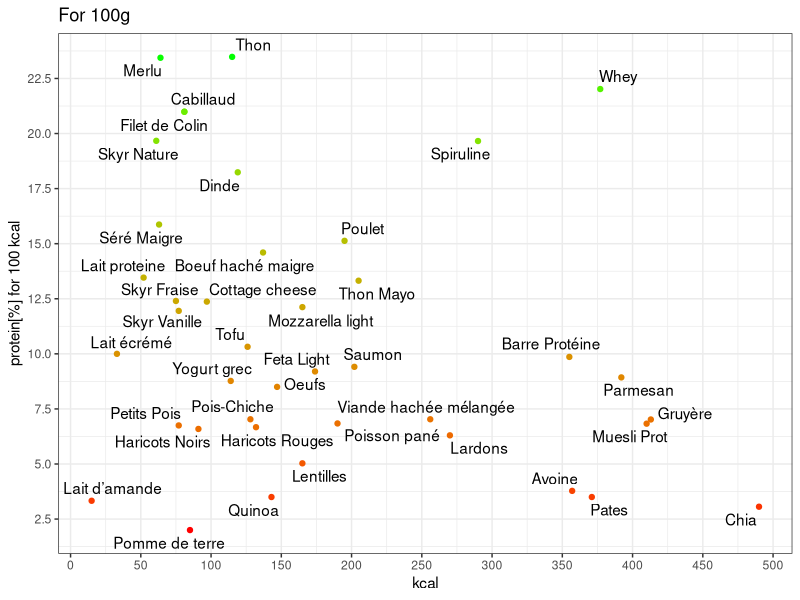
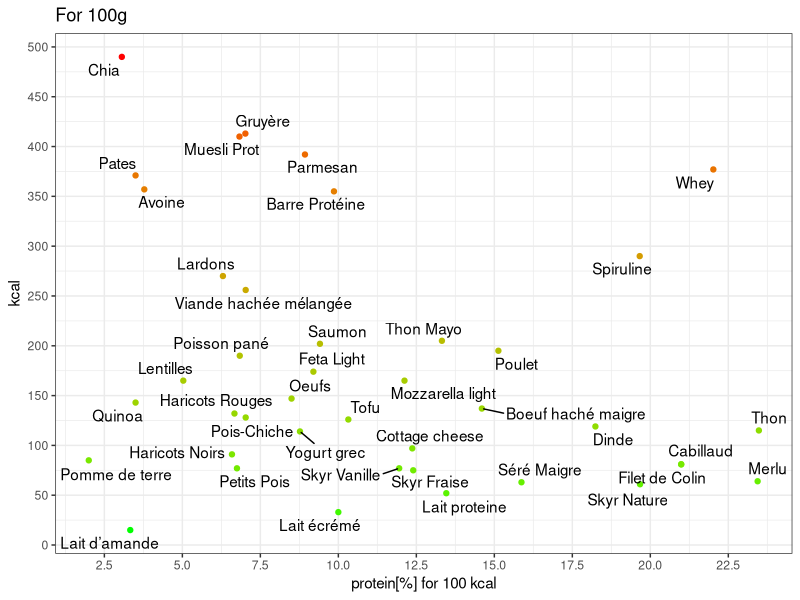

Write R code to recreate these figures, in order.
# Load necessary libraries
library(tidyverse)  # Collection of data manipulation and visualization packages
library(lubridate)  # Package for working with date and time objects
library(modelr)     # Tools for modeling and visualization
library(splines)    # Package for spline functions and interpolation
library(knitr)      # Package for creating dynamic reports
library(ggrepel)    # Package for geom_text_repel() function
theme_set(theme_bw())  # Set a black-and-white theme for plots

options(digits=4)                 # Set the number of digits to display in numeric outputs
options(dplyr.summarise.inform=F) # Suppress dplyr summarise() messages

rm(list = ls())   # Clear the environment to start with a clean slate
cat("\014")       # Clear the console output

# Read data from a CSV file named "prot.csv" into a data frame called 'df'
df <- read_csv2("prot.csv", show_col_types = FALSE)

## La question est de savoir quel produit donne le plus de prot pour une quantité fixe de calories
# (The question is to know which product provides the most protein for a fixed amount of calories.)

df %>% arrange(desc(perc_prot)) %>% kable()

# Create a scatter plot using ggplot2
scatter_plot1 <- df %>% 
  ggplot() +
  geom_point(aes(x = kcal, y = perc_prot, color = perc_prot)) +    # Add points to the plot with kcal on x-axis and perc_prot on y-axis
  geom_text_repel(aes(x = kcal, y = perc_prot, label = name), force = 6) +  # Add text labels using geom_text_repel
  scale_x_continuous(n.breaks = 10) +
  scale_y_continuous(n.breaks = 10) +
  scale_color_gradient(low = 'red',high = "green") +
  theme(legend.position = "none") +    
  labs(y = "protein[%] for 100 kcal", x = "kcal", title = "For 100g")       # Add labels to the axes and title to the plot

scatter_plot2 <- df %>% 
  ggplot() +
  geom_point(aes(x = perc_prot, y = kcal, color = kcal)) +    # Add points to the plot with kcal on x-axis and perc_prot on y-axis
  geom_text_repel(aes(x = perc_prot, y = kcal, label = name), force = 6) +  # Add text labels using geom_text_repel
  scale_x_continuous(n.breaks = 10) +
  scale_y_continuous(n.breaks = 10) +
  scale_color_gradient(low = 'green',high = "red") +
  theme(legend.position = "none") +    
  labs(x = "protein[%] for 100 kcal", y = "kcal", title = "For 100g")       # Add labels to the axes and title to the plot


scatter_plot1
scatter_plot2  # Display the scatter plot

# Save the plot in the working directory as a PNG file
ggsave(filename = "scatter_plot1.png", plot = scatter_plot1, width = 10, height = 10, dpi = 600)
ggsave(filename = "scatter_plot2.png", plot = scatter_plot2, width = 10, height = 10, dpi = 600)

# Save the scatter plot as a PNG file with specified dimensions and resolution (width=10, height=10, dpi=600)


### Interpretation : 
# Axis, 
# the more you go to the right, the more protein dense the food is 
# the more you go up, the more the more calories dense the food is 

# therefore : 
# bottom right are the food with the most protein per calorie, that are low in calorie for 100g
# top right are the food with the most protein per calorie, that are high in calorie for 100g
# bottom left are the food with the least protein per calorie, that are low in calorie for 100g
# top left are the food with the least protein per calorie, that are high in calorie for 100g
